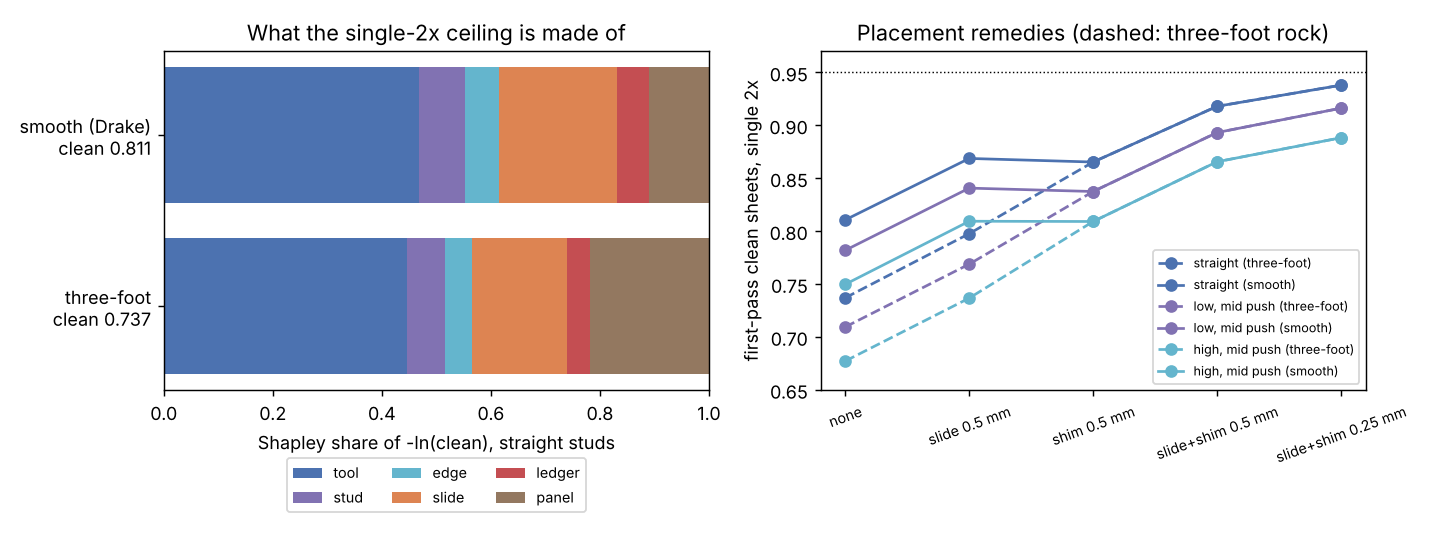

Reproduce this figure in Python.
"""Figure for milestone 10: Shapley shares of the straight-stud ceiling, and the remedies."""
import json
import os

import matplotlib

matplotlib.use("Agg")
import matplotlib.pyplot as plt  # noqa: E402

HERE = os.path.dirname(os.path.abspath(__file__))
d = json.load(open(os.path.join(HERE, "results.json")))
fig, (a, b) = plt.subplots(1, 2, figsize=(11, 4.2))
src = ["tool", "stud", "edge", "slide", "ledger", "panel"]
cols = ["#4c72b0", "#8172b2", "#64b5cd", "#dd8452", "#c44e52", "#937860"]
for i, (rock, v) in enumerate(d["B"].items()):
    left = 0.0
    for s, c in zip(src, cols):
        w = v["phi"][s] / v["total"]
        a.barh(i, w, left=left, color=c, label=s if i == 0 else None)
        left += w
a.set_yticks([0, 1], [f"{k}\nclean {v['clean_all']:.3f}" for k, v in d["B"].items()])
a.set_xlabel("Shapley share of -ln(clean), straight studs")
a.set_xlim(0, 1)
a.legend(ncol=3, fontsize=8, loc="upper center", bbox_to_anchor=(0.5, -0.18))
a.set_title("What the single-2x ceiling is made of")
rem = ["none", "slide 0.5 mm", "shim 0.5 mm", "slide+shim 0.5 mm", "slide+shim 0.25 mm"]
studs = ["straight", "low, mid push", "high, mid push"]
for j, st in enumerate(studs):
    for k, rock in enumerate(d["B"]):
        ys = [next(c["clean"] for c in d["C"] if c["rock"] == rock and c["studs"] == st and c["remedy"] == r)
              for r in rem]
        b.plot(range(len(rem)), ys, marker="o", ls="-" if k else "--", color=cols[j],
               label=f"{st} ({rock.split()[0]})")
b.axhline(0.95, color="k", lw=0.8, ls=":")
b.set_ylim(0.65, 0.97)
b.set_xticks(range(len(rem)), rem, rotation=20, fontsize=8)
b.set_ylabel("first-pass clean sheets, single 2x")
b.set_title("Placement remedies (dashed: three-foot rock)")
b.legend(fontsize=7)
fig.tight_layout()
fig.savefig(os.path.join(HERE, "figure.png"), dpi=130)
